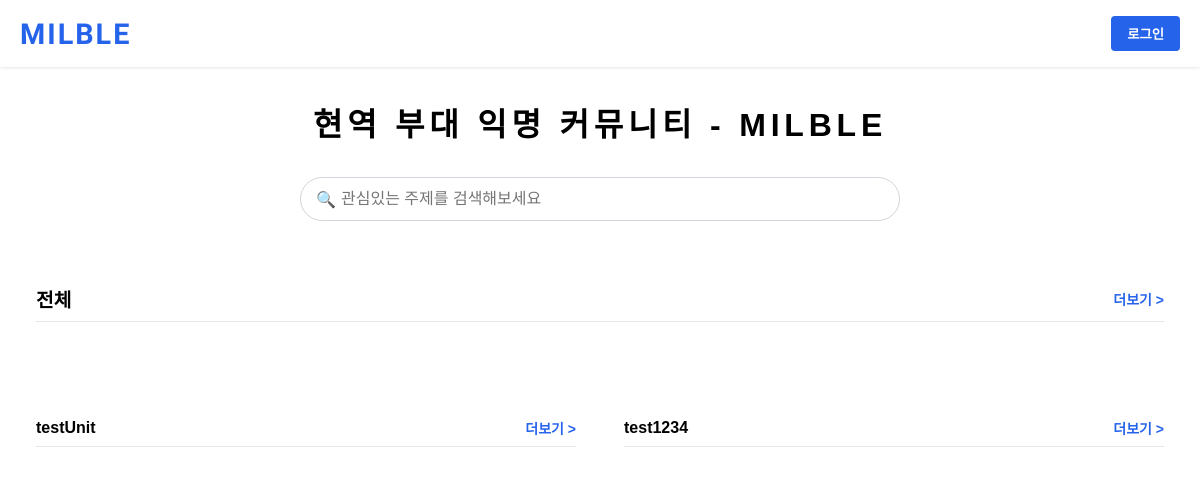
Before: / with the older database file.
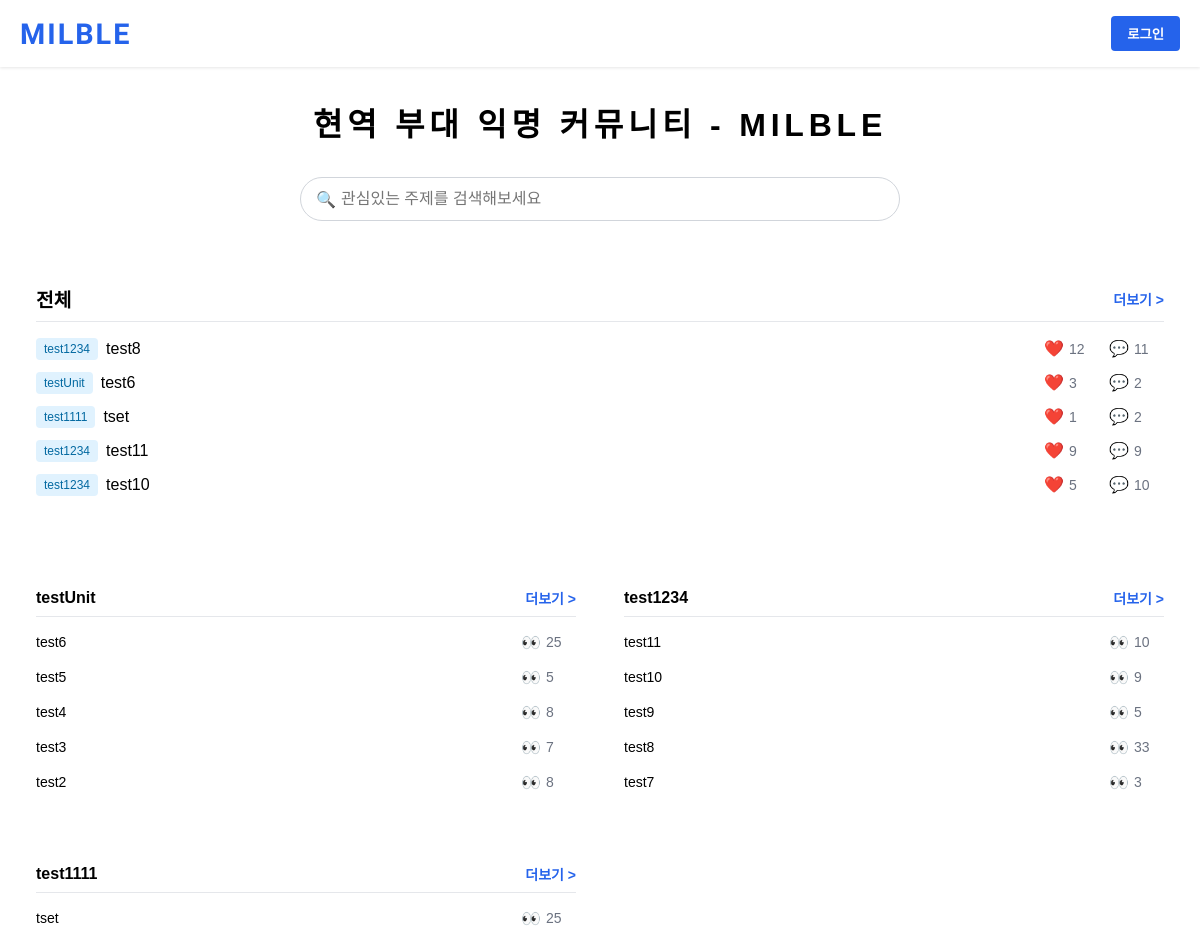
After: the same page with the newer database file.
### milble_app/models.py (models this page shows, shortened)
class Unit(models.Model):
    name = models.CharField(max_length=100, unique=True)
    answer1 = models.CharField(max_length=255, blank=False)
    answer2 = models.CharField(max_length=255, blank=False)
    answer3 = models.CharField(max_length=255, blank=False)

class Post(models.Model):
    title = models.CharField(max_length=200)
    content = models.TextField()
    created_at = models.DateTimeField(auto_now_add=True)
    updated_at = models.DateTimeField(auto_now=True)
    author = models.CharField(max_length=100)  # 글쓴이
    unit = models.ForeignKey(Unit, on_delete=models.CASCADE)
    likes = models.PositiveIntegerField(default=0)  # 좋아요 수, 기본값 0
    comments_count = models.PositiveIntegerField(default=0)  # 댓글 수, 기본값 0
    views = models.PositiveIntegerField(default=0)  # 조회수, 기본값 0
    liked_users = models.ManyToManyField('CustomUser', related_name='liked_posts', blank=True)  # 좋아요 누른 사용자들

### milble_app/views.py (the view, shortened to what this page needs)
# urls.py: path('', views.index, name='index'),
def index(request):
    popular_posts = Post.objects.all().order_by('-views')[:5]
    user_unit_posts = None
    units = Unit.objects.all()
    unit_posts = {}
    for unit in units:
        unit_posts[unit] = Post.objects.filter(unit=unit).order_by('-created_at')[:5]  # 각 부대별 상위 5개 게시물
    return render(request, 'index.html', {
        'popular_posts': popular_posts,
        'user_unit_posts': user_unit_posts,
        'unit_posts': unit_posts  # 부대별 게시물 추가
    })

### templates/index.html (shortened to what this page needs)
    <!DOCTYPE html>
<html lang="ko">
<head>
</head>
<body>
    <header>
        <div class="container">
            <div class="header-content">
                <a href="{% url 'index' %}" class="logo">
                    <span>Milble</span>
                </a>
                <div class="header-buttons">
                    {% if user.is_authenticated %}
                        <button class="login-btn" onclick="window.location.href='{% url 'profile' %}'">내정보</button>
                        {% if user.is_authenticated and user.unit %}
                            <button class="login-btn" onclick="window.location.href='{% url 'post_create' %}'">글쓰기</button>
                        {% endif %}
                    {% else %}
                        <button class="login-btn" onclick="window.location.href='{% url 'login' %}'">로그인</button>
                    {% endif %}
                </div>
            </div>
        </div>
    </header>
    <main class="container">
        <h1 class="main-title">현역 부대 익명 커뮤니티 - MILBLE</h1>
        <div class="search-container">
            <input type="search" class="search-input" placeholder="관심있는 주제를 검색해보세요">
            <span class="search-icon">🔍</span>
        </div>
        <div class="post-units">
            <h2>
                전체
                  <a href="{% url 'popular_posts' %}" class="more-link">더보기 ></a>
            </h2>
            <ul class="post-list">
                {% for post in popular_posts %}
                <li class="post-item">
                    <a href="{% url 'post_detail' post.id %}" class="post-title">
                        <span class="post-unit-tag" style="background-color: #e0f2fe; color: #0369a1;">{{ post.unit.name }}</span>
                        <span>{{ post.title }}</span>
                    </a>
                    <div class="post-stats">
                        <div class="like-stat">
                            <span class="icon">❤️</span>
                            <span class="number">{{ post.likes }}</span>
                        </div>
                        <div class="comment-stat">
                            <span class="icon">💬</span>
                            <span class="number">{{ post.comments_count }}</span>
                        </div>
                    </div>
                </li>
                {% endfor %}
            </ul>
        </div>
        <div class="unit-posts">
            {% for unit, posts in unit_posts.items %}
            <div class="unit-post">
                <h3>
                    {{ unit.name }}
                     <a href="{% url 'unit_posts' unit.name %}" class="more-link">더보기 ></a>
                </h3>
                <ul class="unit-post-list">
                    {% for post in posts %}
                    <li class="unit-post-item">
                        <a href="{% url 'post_detail' post.id %}" class="unit-post-title">{{ post.title }}</a>
                            <div class="views-container">
                            <span class="icon">👀</span>
                            <span class="unit-post-views">{{ post.views }}</span>
                        </div>
                    </li>
                    {% endfor %}
                </ul>
            </div>
            {% endfor %}
        </div>
    </main>
</body>
</html>

### templates/index.html (style rules this page uses)
body { font-family: 'Noto Sans KR', Arial, sans-serif; margin: 0; padding: 0; background-color: #ffffff; }
.container { max-width: 1200px; margin: 0 auto; padding: 0 20px; }
header { background-color: white; box-shadow: 0 1px 3px rgba(0,0,0,0.1); }
.main-title { font-size: 2rem; width: 100%; font-weight: bold; text-align: center; margin: 2rem 0; overflow: hidden; white-space: nowrap; letter-spacing: 0.15em; }
.login-btn { background-color: #2563eb; color: white; border: none; padding: 0.5rem 1rem; border-radius: 0.25rem; cursor: pointer; font-weight: bold; }
.header-content { display: flex; justify-content: space-between; align-items: center; padding: 1rem 0; }
.header-buttons { display: flex; gap: 0.5rem; }
.logo { display: flex; align-items: center; font-size: 1.8rem; font-weight: bold; color: #2563eb; font-family: 'Orbitron', sans-serif; text-transform: uppercase; letter-spacing: 2px; text-decoration: none; }
.search-container { max-width: 600px; margin: 2rem auto; position: relative; }
.search-input { width: 100%; padding: 0.75rem 1rem 0.75rem 2.5rem; border: 1px solid #d1d5db; border-radius: 9999px; font-size: 1rem; }
.search-icon { position: absolute; left: 1rem; top: 50%; transform: translateY(-50%); color: #9ca3af; }
.post-units { background-color: white; border-radius: 0.5rem; padding: 1rem; margin-bottom: 2rem; }
.post-units h2 { font-size: 1.2rem; margin-bottom: 1rem; padding-bottom: 0.5rem; border-bottom: 1px solid #e5e7eb; }
.post-list { list-style-type: none; padding: 0; margin: 0; }
.post-item { display: flex; justify-content: space-between; align-items: center; padding-bottom: 0.75rem; }
.post-item:last-child { border-bottom: none; }
.post-title { display: flex; align-items: center; text-decoration: none; color: inherit; }
.post-unit-tag { font-size: 0.75rem; padding: 0.25rem 0.5rem; border-radius: 0.25rem; margin-right: 0.5rem; }
.post-stats { display: flex; gap: 10px; font-size: 0.875rem; color: #6b7280; }
.post-stats .like-stat, .post-stats .comment-stat { display: flex; align-items: center; gap: 5px; }
.icon { font-size: 1rem; }
.number { display: inline-block; min-width: 30px; text-align: left; }
.unit-posts { display: grid; grid-template-columns: repeat(2, 1fr); gap: 1rem; margin-top: 2rem; }
.unit-post { background-color: white; border-radius: 0.5rem; padding: 1rem; }
.unit-post h3 { font-size: 1rem; margin-bottom: 0.5rem; padding-bottom: 0.5rem; border-bottom: 1px solid #e5e7eb; }
.unit-post-list { list-style-type: none; padding: 0; margin: 0; }
.unit-post-item { display: flex; justify-content: space-between; align-items: center; padding: 0.5rem 0; font-size: 0.875rem; }
.unit-post-title { text-decoration: none; color: inherit; }
.unit-post-views { display: inline-block; min-width: 30px; text-align: left; color: #6b7280; }
.views-container { display: flex; align-items: center; gap: 5px; }
.more-link { font-size: 0.875rem; color: #2563eb; text-decoration: none; margin-left: auto; text-decoration: none; }
h2, h3 { display: flex; justify-content: space-between; align-items: center; }

Changed rows visible on the page:
added Post: unit.name "test1234", title "test8", likes "12", comments_count "11", views "33"
added Post: unit.name "testUnit", title "test6", likes "3", comments_count "2", views "25"
added Post: unit.name "test1111", title "tset", likes "1", comments_count "2", views "25"
added Post: unit.name "test1234", title "test11", likes "9", comments_count "9", views "10"
added Post: unit.name "test1234", title "test10", likes "5", comments_count "10", views "9"
added Post: title "test5", views "5", shown under Unit "testUnit"
added Post: title "test4", views "8", shown under Unit "testUnit"
added Post: title "test3", views "7", shown under Unit "testUnit"
added Post: title "test2", views "8", shown under Unit "testUnit"
added Post: title "test9", views "5", shown under Unit "test1234"
added Post: title "test7", views "3", shown under Unit "test1234"
added Unit: name "test1111"
